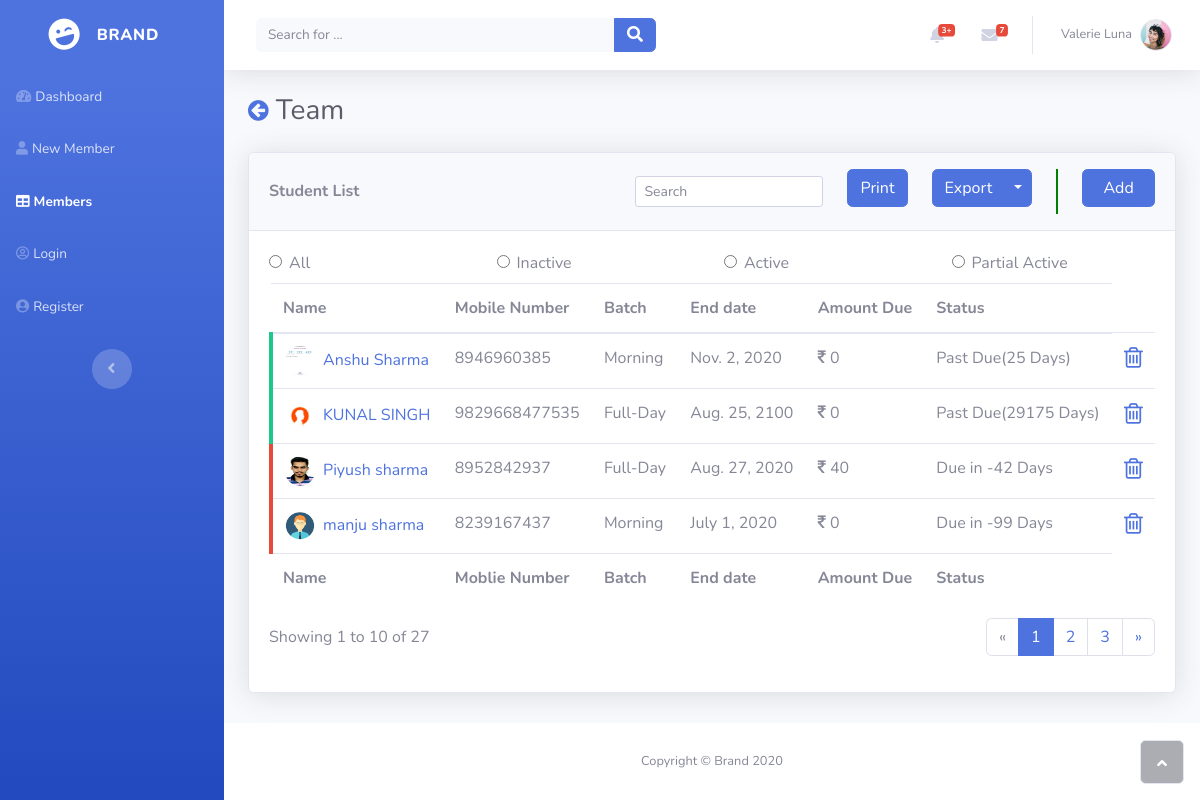
The page /members/ on the database its author committed.
### new_profile/models.py (models this page shows, shortened)
class User_Data(models.Model):
	reg_id = models.AutoField(primary_key=True)
	first_name = models.CharField(max_length=264)
	last_name = models.CharField(max_length=264)
	father_name = models.CharField(max_length=264)
	email = models.EmailField(max_length = 254)
	gender = models.BooleanField()
	mobile = models.IntegerField()
	dob = models.DateField()
	address = models.CharField(max_length=264)
	id_proof = models.CharField(max_length=264)
	id_proof_no = models.IntegerField()
	reg_date = models.DateField()
	file = models.ImageField(upload_to='user_image')
	due = models.IntegerField()
	status = models.CharField(max_length=264)

class Bill_Data(models.Model):
	reg_id = models.ForeignKey(User_Data, on_delete = models.CASCADE)
	batch = models.CharField(max_length=264)
	amount = models.IntegerField()
	rec_no = models.IntegerField()
	rec_date = models.DateField()
	start_on = models.DateField()
	end_on = models.DateField()
	days = models.IntegerField()

### new_profile/views.py (the view)
# urls.py: path('members/',views.members,name="members"),
def members(request, order=0):
	member_list = models.User_Data.objects.order_by('first_name')
	print(order)
	for x in member_list:
		objs = models.Bill_Data.objects.filter(reg_id = x).order_by('-rec_no')
		if objs.count()<=0:
			x.status = '2'
			continue
		obj = objs[0]
		days = obj.end_on-date.today()
		obj.days = days.days
		if x.status != '3':
			if obj.days<0:
				x.status = '2'
			else:
				if x.due>0:
					x.status = '1'
				else:
					x.status = '0'
		print(order)
		obj.save()
		x.save()
	return render(request, 'members.html',{'members':member_list})

### templates/Members.html (shortened to what this page needs)
<!DOCTYPE html>
{% extends "common.html" %}
{% load static %}
        {% block nav %}
        <li class="nav-item" role="presentation"><a class="nav-link" href="{% url "dashbord"%}"><i class="fas fa-tachometer-alt"></i><span>Dashboard</span></a></li>
        <li class="nav-item" role="presentation"><a class="nav-link " href="{% url "new_profile"%}"><i class="fas fa-user"></i><span>New Member</span></a></li>
        <li class="nav-item" role="presentation"><a class="nav-link active" href="{% url "members"%}"><i class="fas fa-table"></i><span>Members</span></a></li>
        <li class="nav-item" role="presentation"><a class="nav-link" href="{% url "login"%}"><i class="far fa-user-circle"></i><span>Login</span></a></li>
        <li class="nav-item" role="presentation"><a class="nav-link" href="{% url "register"%}"><i class="fas fa-user-circle"></i><span>Register</span></a></li>
        {% endblock %}
        {% block body_block%}
            <div class="container-fluid">
                <h3 class="text-dark mb-4"><a href="javascript:history.go(-1)"><i class="fa fa-arrow-circle-left" style="font-size: 24px;"></i></a> Team</h3>
                <div class="card shadow">
                    <div class="card-header py-3">
                        <div class="row">
                            <div class="col-auto d-lg-flex mr-auto align-items-lg-center"><strong>Student List</strong></div>
                            <div class="col-auto"><label class="col-form-label"><input type="search" class="form-control form-control-sm" aria-controls="dataTable" placeholder="Search"></label></div>
                            <div class="col-auto"><button class="btn btn-primary" type="button">Print</button></div>
                            <div class="col-auto">
                                <div class="btn-group"><button class="btn btn-primary" type="button">Export</button><button class="btn btn-primary dropdown-toggle dropdown-toggle-split" data-toggle="dropdown" aria-expanded="false" type="button"></button>
                                </div>
                            </div>
                            <div class="col-auto text-center">
                                <div class="vl"></div>
                            </div>
                            <div class="col-auto text-justify"><form action="{% url "new_profile" %}"><button class="btn btn-primary" type="submit">&nbsp; Add&nbsp;&nbsp;</button></form></div>
                        </div>
                    </div>
                    <div class="card-body">
                        <div class="row">
                            <div class="col">
                                <div class="form-check" name="choice" value="1"><input class="form-check-input" type="radio" id="formCheck-1"><label class="form-check-label" for="formCheck-1">All</label></div>
                            </div>
                            <div class="col">
                                <div class="form-check"><input class="form-check-input" type="radio" id="formCheck-1"><label class="form-check-label" for="formCheck-1">Inactive</label></div>
                            </div>
                            <div class="col">
                                <div class="form-check"><input class="form-check-input" type="radio" id="formCheck-1"><label class="form-check-label" for="formCheck-1">Active</label></div>
                            </div>
                            <div class="col">
                                <div class="form-check"><input class="form-check-input" type="radio" id="formCheck-1"><label class="form-check-label" for="formCheck-1">Partial Active</label></div>
                            </div>
                        </div>
                        <div class="table-responsive table mt-2" id="dataTable" role="grid" aria-describedby="dataTable_info">
                            <table class="table dataTable my-0" id="dataTable">
                                <thead class="bg-white">
                                    <tr>
                                        <th>Name</th>
                                        <th>Mobile Number</th>
                                        <th>Batch</th>
                                        <th>End date</th>
                                        <th>Amount Due</th>
                                        <th>Status</th>
                                    </tr>
                                </thead>
                                <tbody>
                                    {% for member in members %}
                                    <tr class="{% ifequal member.status '3' %}disable border-left-secondary{% endifequal %}">
                                        <td class="border-left-{% ifequal member.status '0' %}success{% endifequal %}{% ifequal member.status '1' %}warning{% endifequal %}{% ifequal member.status '2' %}danger{% endifequal %}"><img class="rounded-circle mr-2" width="30" height="30" src="{{member.file.url}}"><a href="{% url "member" pk=member.pk %}">{{member.first_name}}  {{member.last_name}}</a></td>
                                        <td>{{member.mobile}}</td>
                                        <td>{% with batch=member.bill_data_set.last.batch %}{% ifequal batch '0' %}Morning{% endifequal %}{% ifequal batch '1' %}Evening{% endifequal %}{% ifequal batch '2' %}Full-Day{% endifequal %}{% endwith %}</td>
                                        <td>{{member.bill_data_set.last.end_on}}</td>
                                        <td><i class="fa fa-rupee"></i> {{member.due}}</td>
                                        {% if member.bill_data_set.last.days > 0 %}
                                        <td>Past Due({{member.bill_data_set.last.days|slice:"1:" }} Days)</td>
                                        {% else %}
                                        <td>Due in {{member.bill_data_set.last.days}} Days</td>
                                        {% endif %}
                                        <td><a href="{% url "delete_member" pk=member.pk %}" class="alert-del" ><i class="fa fa-trash-o" style="font-size: 24px;"></i></a></td>
                                    </tr>
                                    {% endfor %}
                                </tbody>
                                <tfoot>
                                    <tr>
                                        <td><strong>Name</strong></td>
                                        <td><strong>Moblie Number</strong></td>
                                        <td><strong>Batch</strong></td>
                                        <td><strong>End date</strong></td>
                                        <td><strong>Amount Due</strong></td>
                                        <td><strong>Status</strong></td>
                                    </tr>
                                </tfoot>
                            </table>
                        </div>
                        <div class="row">
                            <div class="col-md-6 align-self-center">
                                <p id="dataTable_info" class="dataTables_info" role="status" aria-live="polite">Showing 1 to 10 of 27</p>
                            </div>
                            <div class="col-md-6">
                                <nav class="d-lg-flex justify-content-lg-end dataTables_paginate paging_simple_numbers">
                                    <ul class="pagination">
                                        <li class="page-item disabled"><a class="page-link" href="#" aria-label="Previous"><span aria-hidden="true">«</span></a></li>
                                        <li class="page-item active"><a class="page-link" href="#">1</a></li>
                                        <li class="page-item"><a class="page-link" href="#">2</a></li>
                                        <li class="page-item"><a class="page-link" href="#">3</a></li>
                                        <li class="page-item"><a class="page-link" href="#" aria-label="Next"><span aria-hidden="true">»</span></a></li>
                                    </ul>
                                </nav>
                            </div>
                        </div>
                    </div>
                </div>
            </div>
         {% endblock %}

### static/css/all_style.css (style rules this page uses)
.vl { align-content: center; text-align: center; align-items: center; border-left: 2px solid green; height: 100%; display: inline-block; }

### rows shown on the page
User_Data: file (picture), first_name "Anshu", last_name "Sharma", mobile "8946960385", bill_data_set.last.end_on "Nov. 2, 2020", due "0", bill_data_set.last.days "25"
User_Data: file (picture), first_name "KUNAL", last_name "SINGH", mobile "9829668477535", bill_data_set.last.end_on "Aug. 25, 2100", due "0", bill_data_set.last.days "29175"
User_Data: file (picture), first_name "Piyush", last_name "sharma", mobile "8952842937", bill_data_set.last.end_on "Aug. 27, 2020", due "40", bill_data_set.last.days "-42"
User_Data: file (picture), first_name "manju", last_name "sharma", mobile "8239167437", bill_data_set.last.end_on "July 1, 2020", due "0", bill_data_set.last.days "-99"
